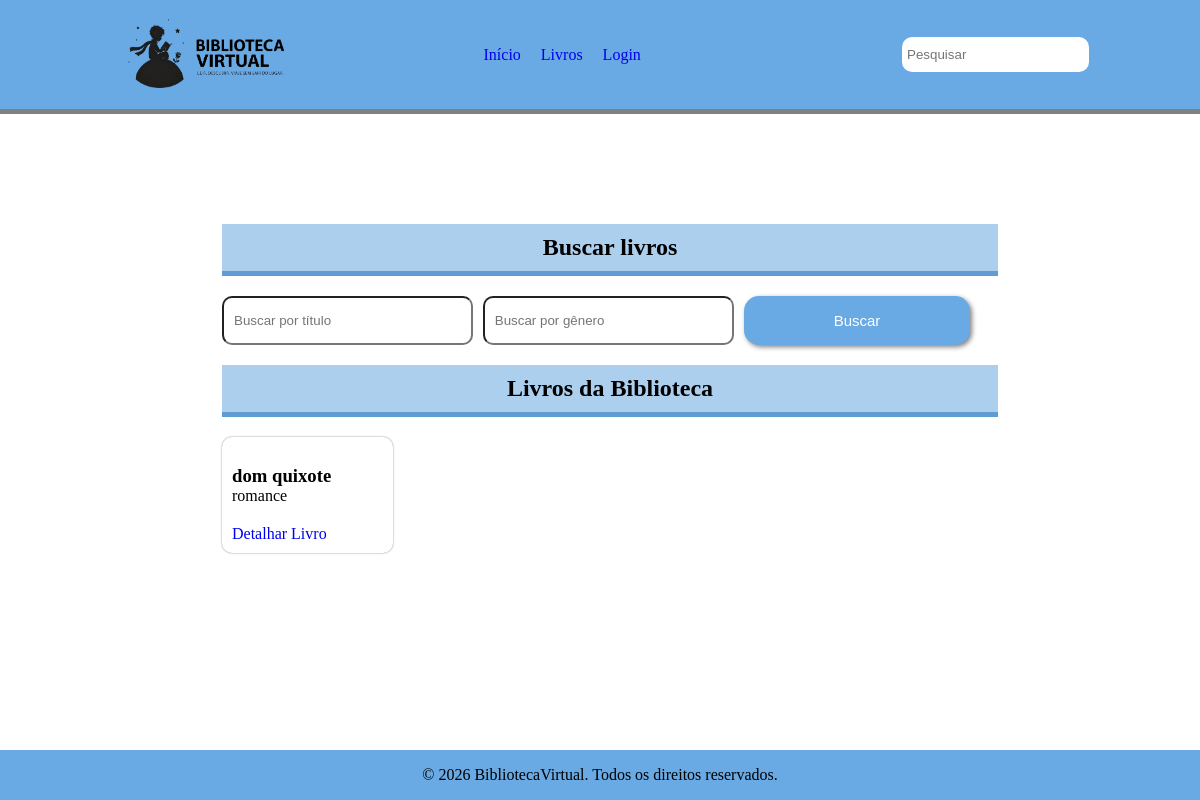
Before: /livros with the older database file.
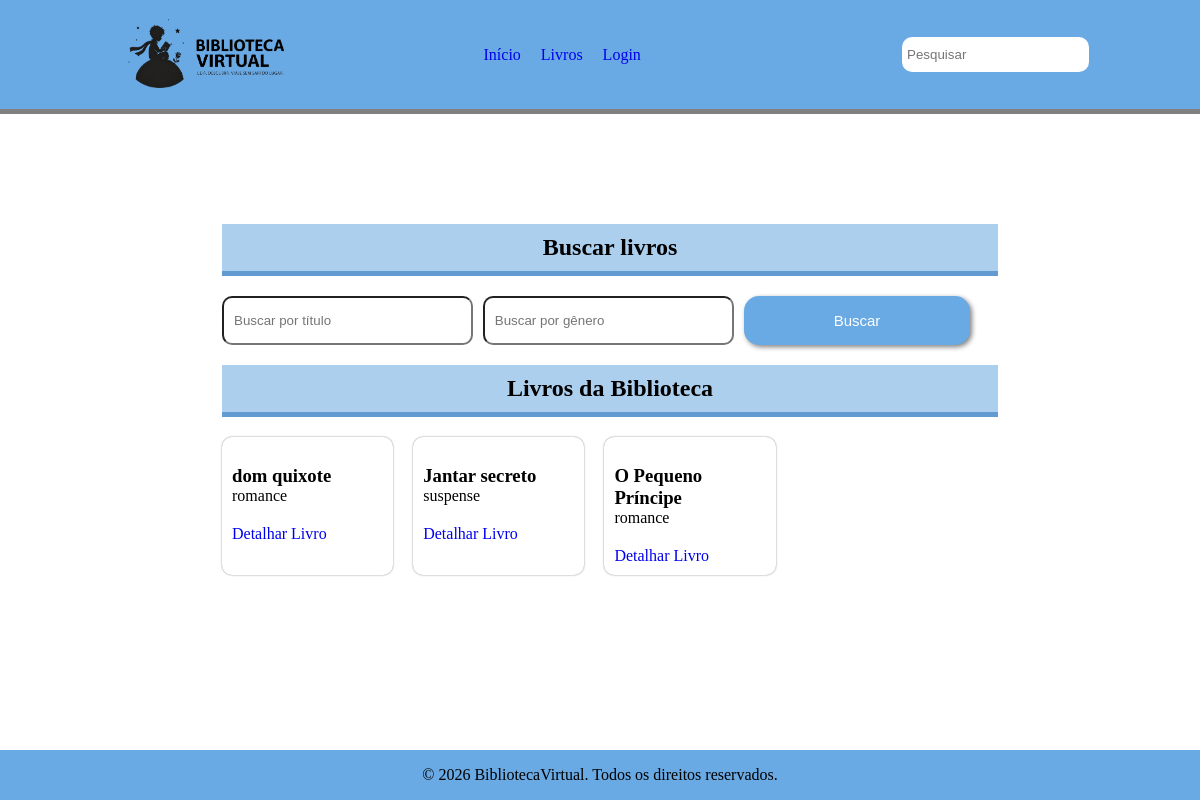
After: the same page with the newer database file.
### models.py (models this page shows)
class Livro(Base):
    __tablename__ = "Livros"
    id: Mapped[int] = mapped_column(autoincrement=True, primary_key=True)
    titulo: Mapped[str] = mapped_column(String(100), nullable=False)
    ano: Mapped[int] = mapped_column(Integer, nullable=False)
    genero: Mapped[str] = mapped_column(String(100), nullable=False)
    exemplares: Mapped[List["Exemplar"]] = relationship(back_populates="livros")
    autores: Mapped[List['Autor']] = relationship(secondary=associativa_liv_aut,back_populates='livro')

### blueprints/livro/routes.py (the view)
@livro.route('/livros')
def livros():
    titulo = request.args.get('titulo', '')
    genero = request.args.get('genero', '')
    with SessionLocal() as secao:
        busca = select(Livro)
        if titulo:
            busca = busca.where(Livro.titulo.ilike(f'%{titulo}%'))
        if genero:
            busca = busca.where(Livro.genero.ilike(f'%{genero}%'))
        livros = secao.scalars(busca).all()
        resultado = []
        for livro in livros:
            resultado.append({
                'id': livro.id,
                'titulo': livro.titulo,
                'genero': livro.genero
            })
    return render_template('livros.html', livros=resultado)

### blueprints/livro/Templates/livros.html (shortened to what this page needs)
{% extends 'base.html' %}
{% block cont %}
<div class="corpo">
    <h2>Buscar livros</h2>
    <form method="GET" action="{{ url_for('livro.livros' ) }}" class="busca">
        <input type="text" name="titulo" placeholder="Buscar por título">
        <input type="text" name="genero" placeholder="Buscar por gênero">
        <button type="submit">Buscar</button>
    </form>
    <div class="livros">
        <h2>Livros da Biblioteca</h2>
        <ul>
            {% for livro in livros %}
                <li>
                    <div class="livro-info">
                        <h3>{{ livro.titulo }}</h3>
                        <p>{{ livro.genero }}</p>
                        <a href="{{ url_for('livro.detalhe', livro_id=livro.id ) }}">Detalhar Livro</a>
                    </div>
                </li>
            {% endfor %}
        </ul>
    </div>
</div>
{% endblock %}

Changed rows visible on the page:
added Livro: titulo "Jantar secreto", genero "suspense"
added Livro: titulo "O Pequeno Príncipe", genero "romance"
